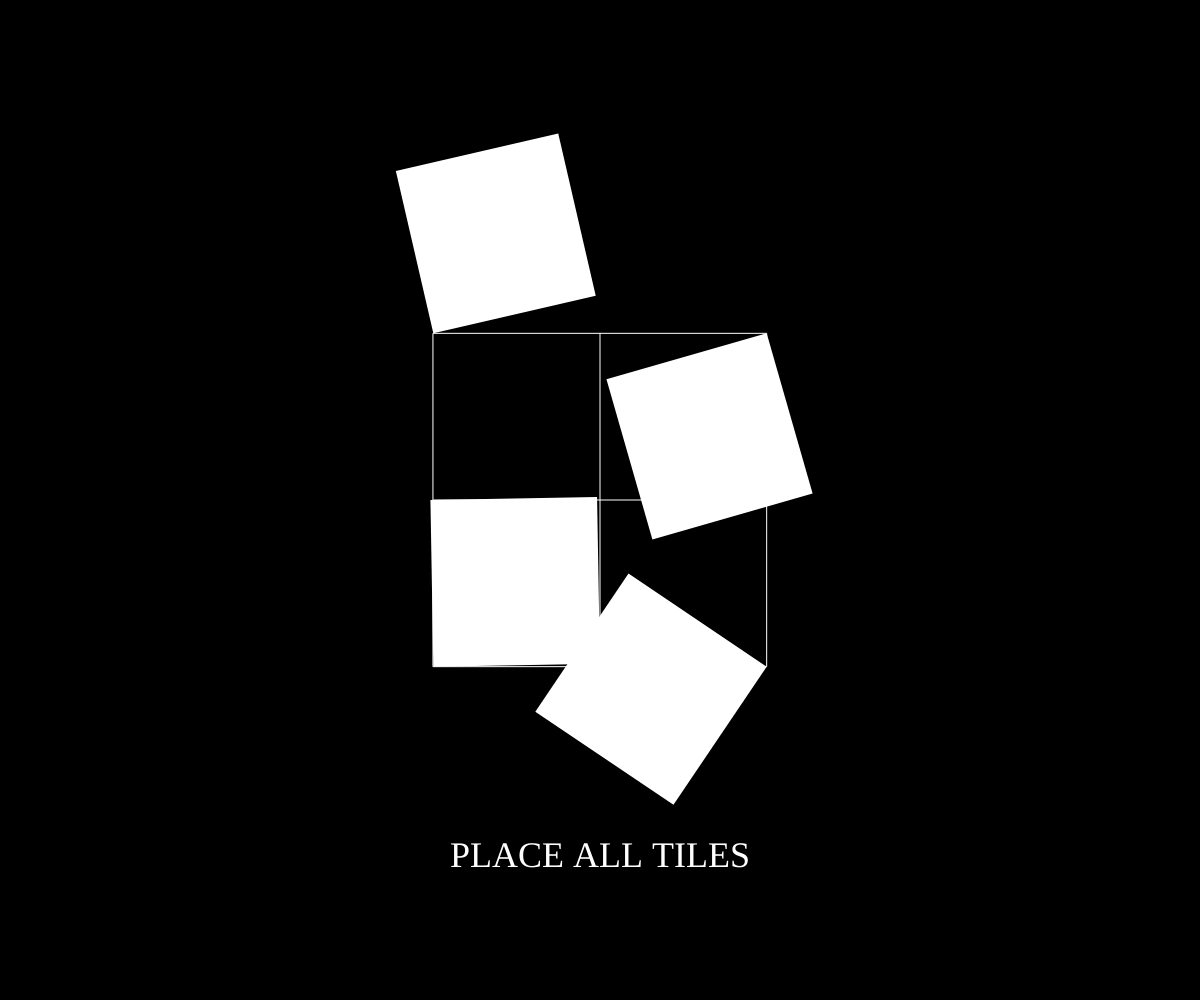
Frame 1 (no input)
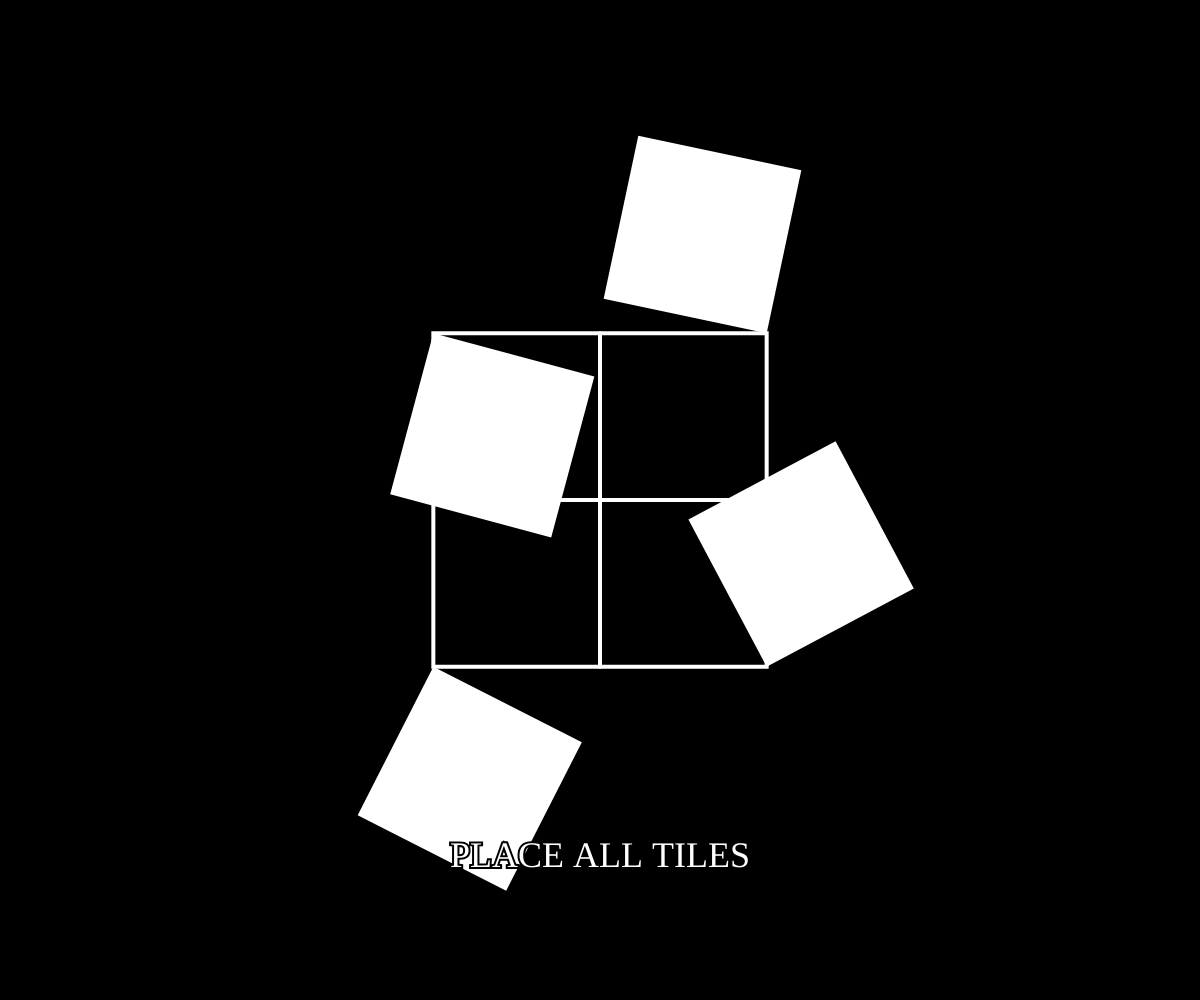
Frame 60 (no input)
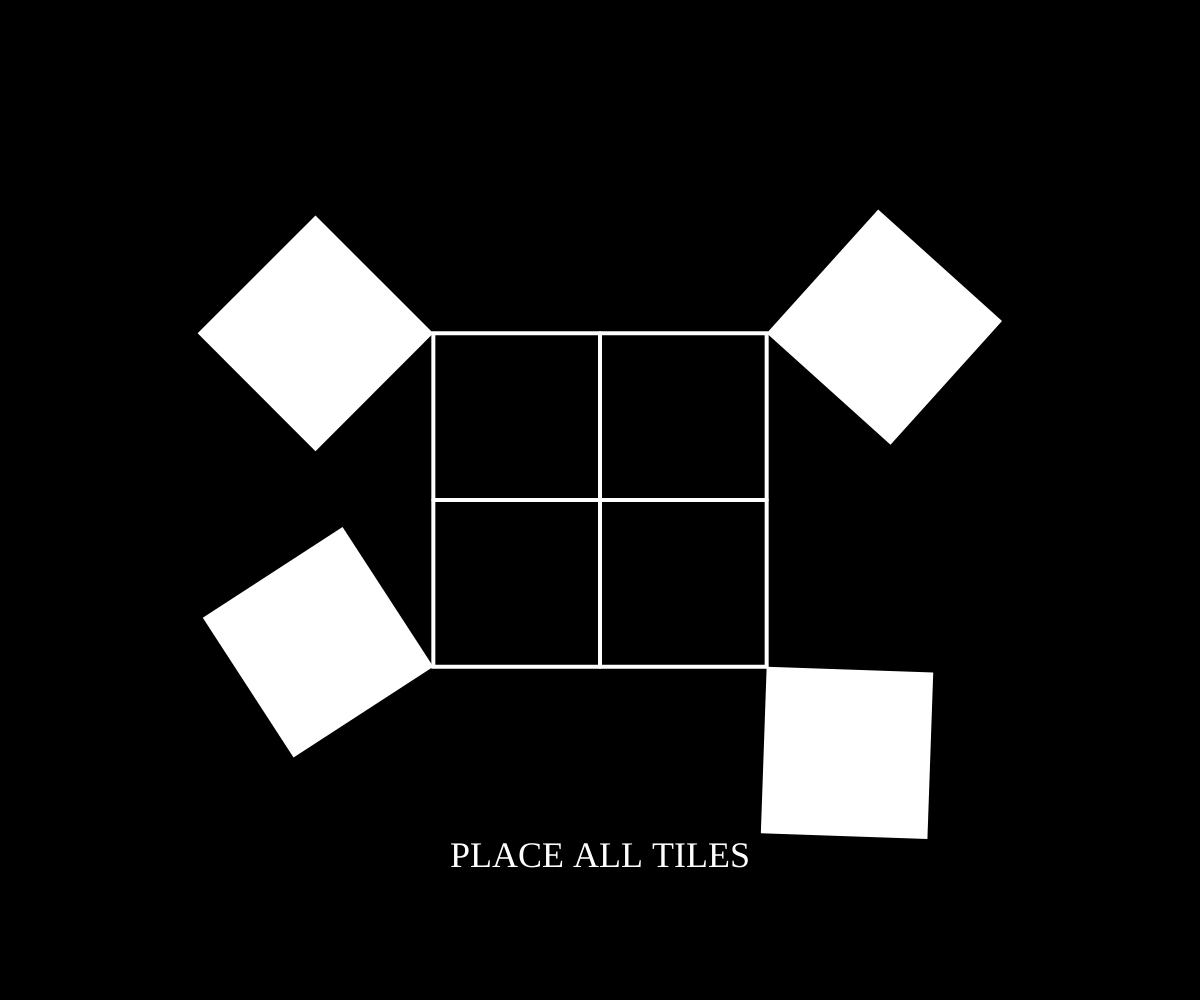
Frame 120 (the mouse pressed at the canvas centre since frame 60)

The p5.js sketch that drew these frames (run headless with seeded random() and noise() and a simulated clock; from frame 60 on, the mouse is pressed at the canvas centre):

// p5.js sketch
// ── sketch.js
let squareSize;
let angles = [0, 90, -90, 180];
let anglesInit = [0, 90, -90, 180];
let moving = [true,true,true,true];
let placed = [false, false, false, false];

let centerX, centerY;
let angleIncrement = 2;

let gameStarted = false;
let resetBtn;

function setup() {
  let cnv = createCanvas(windowWidth, windowHeight);
  cnv.mouseClicked(handleClick);
  textFont("Jersey 10");
  textAlign(CENTER, CENTER);
  angleMode(DEGREES);
  resetGame();
  resetBtn = createElement("i").class("fa fa-refresh").mouseClicked(() =>resetGame());
}

function draw() {
  background(0);
  drawGrid();
  drawSquares();
  updateAngles();
  drawGameName();
}

function drawGrid() {
  noFill();
  stroke(255);
  line(
    centerX + squareSize,
    centerY,
    centerX + squareSize,
    centerY + squareSize * 2
  );
  line(
    centerX,
    centerY + squareSize,
    centerX + squareSize * 2,
    centerY + squareSize
  );
  square(centerX, centerY, squareSize * 2);
}

function updateAngles() {
  for (let i = 0; i < angles.length; i++) {
    if (moving[i]) {
      angles[i] = (angles[i] + angleIncrement) % 360;
    } else if (shouldStop(i)) {
      angles[i] = anglesInit[i];
      placed[i] = true;
    }
  }
}

function shouldStop(index) {
  return Math.abs(angles[index] - anglesInit[index]) % 360 <= 10;
}

function drawSquares() {
  const allStoppedAtZero = placed.every(Boolean);
  fill(allStoppedAtZero ? color(0, 255, 0) : color(255));
  noStroke();

  drawSquare(centerX, centerY, angles[0]);
  drawSquare(centerX + squareSize * 2, centerY, angles[1]);
  drawSquare(centerX, centerY + squareSize * 2, angles[2]);
  drawSquare(centerX + squareSize * 2, centerY + squareSize * 2, angles[3]);
}

function drawSquare(x, y, rotationAngle) {
  push();
  translate(x, y);
  rotate(rotationAngle);
  square(0, 0, squareSize);
  pop();
}

function drawGameName() {
  fill(255);
  stroke(0);
  strokeWeight(4);
  textSize(36);
  text("PLACE ALL TILES", width / 2, height - height / 7);
}

function handleClick() {
  let col = floor((mouseX - centerX) / squareSize);
  let row = floor((mouseY - centerY) / squareSize);
  let index = row * 2 + col;
  if (index >= 0 && index < 4 && !placed[index]) moving[index] = !moving[index];
}

function resetGame() {
  squareSize = windowHeight / 6;
  centerX = width / 2 - squareSize;
  centerY = height / 2 - squareSize;

  for (let i = 0; i < angles.length; i++) {
    angles[i] = int(random(0, 360));
    placed[i] = false;
    moving[i] = true;
  }
}

function resizeWindow() {
  resizeCanvas(windowWidth, windowHeight);
  resetGame();
}
